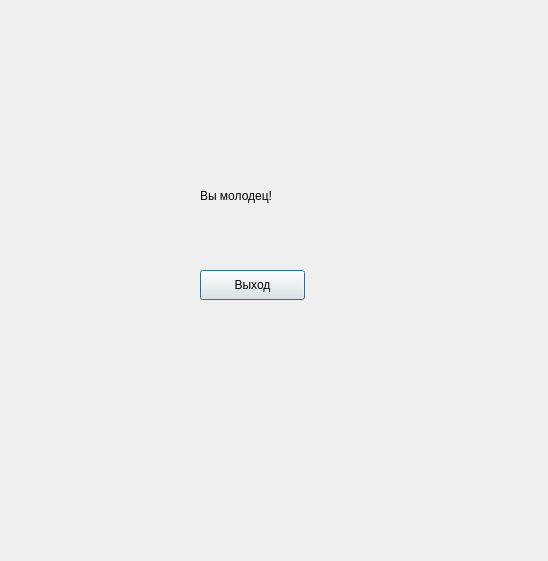
<?xml version="1.0" encoding="UTF-8"?>
<ui version="4.0">
 <class>DialogWin</class>
 <widget class="QDialog" name="DialogWin">
  <property name="geometry">
   <rect>
    <x>0</x>
    <y>0</y>
    <width>548</width>
    <height>561</height>
   </rect>
  </property>
  <property name="windowTitle">
   <string>Dialog</string>
  </property>
  <widget class="QLabel" name="label">
   <property name="geometry">
    <rect>
     <x>200</x>
     <y>170</y>
     <width>191</width>
     <height>51</height>
    </rect>
   </property>
   <property name="text">
    <string>Вы молодец!</string>
   </property>
  </widget>
  <widget class="QPushButton" name="pushButton">
   <property name="geometry">
    <rect>
     <x>200</x>
     <y>270</y>
     <width>105</width>
     <height>30</height>
    </rect>
   </property>
   <property name="text">
    <string>Выход</string>
   </property>
  </widget>
 </widget>
 <resources/>
 <connections/>
</ui>
